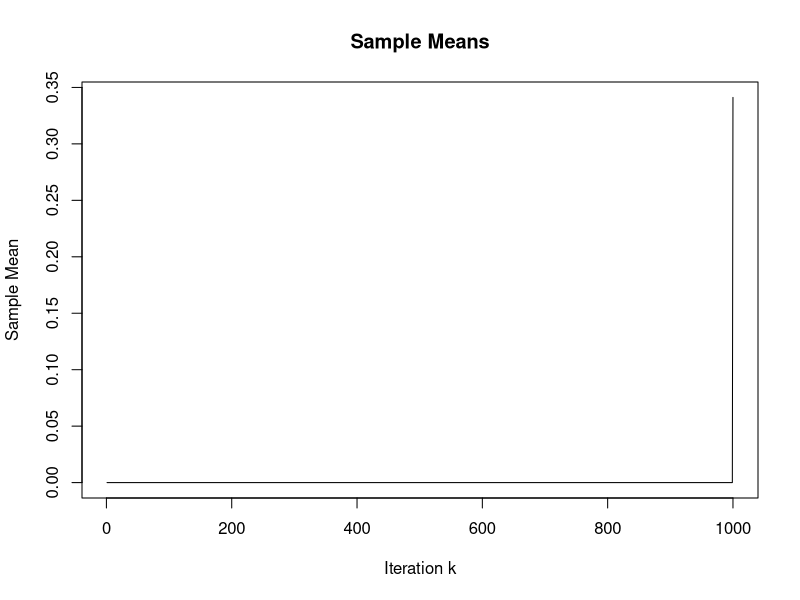
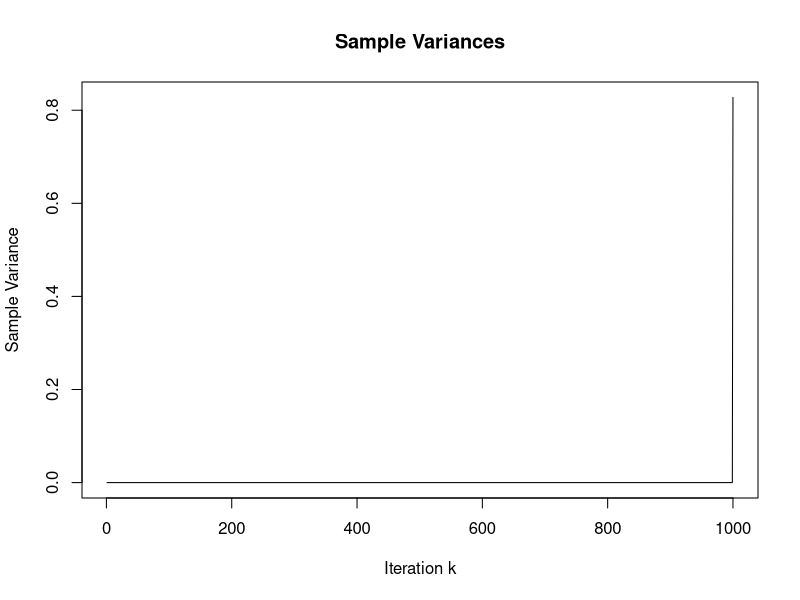
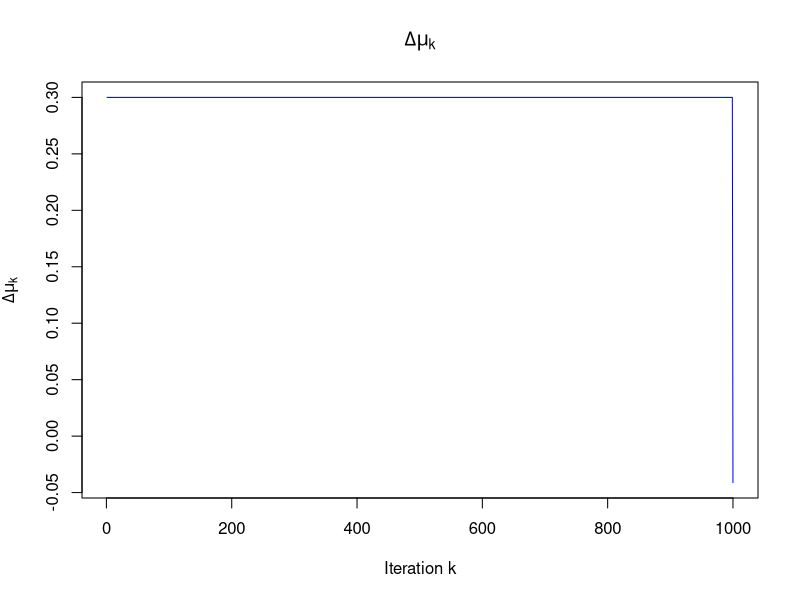
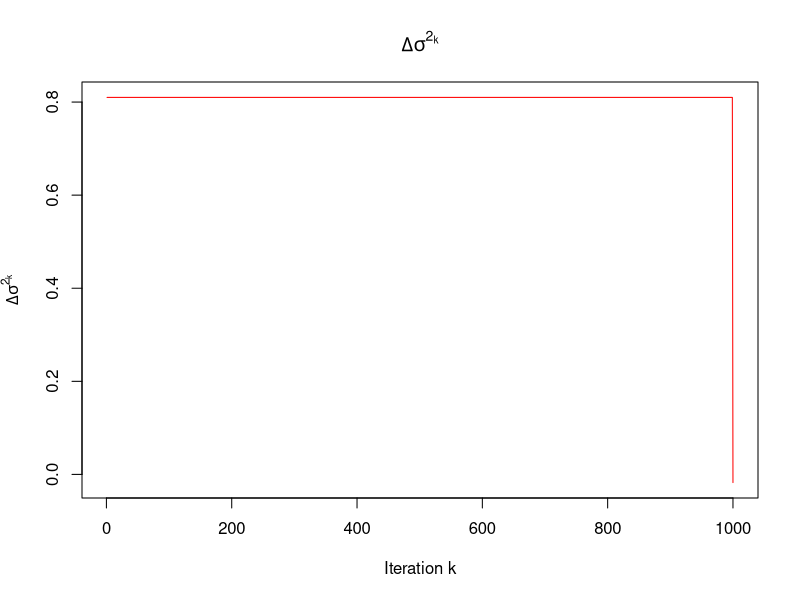

These figures' R source, in order:
# to set working directory to source file location
# setwd("C:\\Users\\DELL LATITUDE E7250\\Desktop\\KTU\\Econometrics Course\\Econometrics Assignments")
install.packages("languageserver")
rm(list=ls()) #to this is to clear variables
cat("\014")  #to clear console

# Question 1 Simulation exercise #
# Consider the normal distribution N(µ,σ2). Set µ = 0.3,σ = 0.9. Implement following steps K =1000 times.
# 1.1 Draw nk =10+2k points for k ={1,··· ,1000} 

# Set the mean and standard deviation for the normal distribution
mu <- 0.3
sigma <- 0.9

mu
sigma

# Set the number of iterations
K <- 1000

mysample <- rnorm(4000, mean = mu, sd = sigma)
print(mean(mysample))

# Initialize a list to store the drawn samples
samples_list <- vector("list", K)

# Loop over k from 1 to 1000
for (k in 1:K) {
  # Calculate the number of points to draw
  n_k <- 10 + 2 * k
  
  # Draw n_k points from the normal distribution
  samples <- rnorm(n_k, mean = mu, sd = sigma)
  
  # Store the samples in the list
  samples_list[[k]] <- samples
}

# 1.2 Compute muk and σ2k
# Initialize lists to store the drawn samples, means, and variances
samples_list <- vector("list", K)
means <- numeric(K)
variances <- numeric(K)

# Compute the sample mean
means[k] <- mean(samples)
  
# Compute the sample variance
variances[k] <- var(samples)

# Plot the sample means
plot(means, type = "l", main = "Sample Means", xlab = "Iteration k", ylab = "Sample Mean")

# Plot the sample variances
plot(variances, type = "l", main = "Sample Variances", xlab = "Iteration k", ylab = "Sample Variance")

# 1.3 Compute ∆µk = µ−µk, ∆σ2k = σ2−σ2k. Plot vectors ∆µk,∆σ2k against vector k ={1,··· ,1000} 
# Compute the differences
delta_means <- mu - means
delta_variances <- sigma^2 - variances

# Plot the differences for means
plot(1:K, delta_means, type = "l", col = "blue", 
     main = expression(Delta*mu[k]), 
     xlab = "Iteration k", ylab = expression(Delta*mu[k]))

# Plot the differences for variances
plot(1:K, delta_variances, type = "l", col = "red", main = expression(Delta*sigma^2[k]), xlab = "Iteration k", ylab = expression(Delta*sigma^2[k]))


